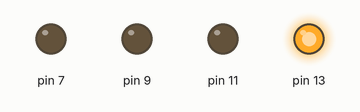
This sketch was run on a simulated Arduino Uno, built with avr-gcc and run on an emulated ATmega328P. Parts: output pins drawn as LEDs (lit = HIGH).

Above: at 0.2 s.
At 0.7 s:
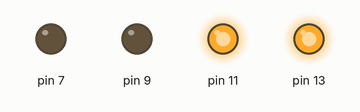
At 3.0 s:
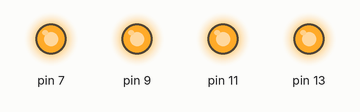
At 6.0 s:
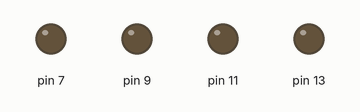
At 8.7 s:
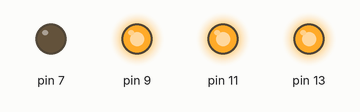
Timing chart, 0 to 9.8 s (numbered marks = the images above):
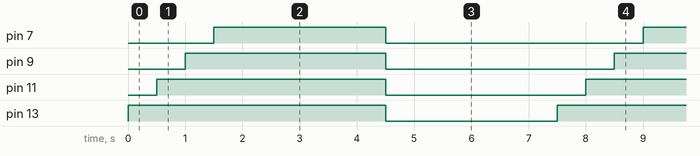

Measured:
- by itself, pin 7: alternates HIGH for 3.0 s and LOW for 4.5 s
- by itself, pin 9: alternates HIGH for 3.5 s and LOW for 4.0 s
- by itself, pin 11: alternates HIGH for 4.0 s and LOW for 3.5 s
- by itself, pin 13: alternates HIGH for 4.5 s and LOW for 3.0 s

The sketch:

sketch_jan27b.ino
```cpp
void setup() {
  pinMode(13, OUTPUT);
  pinMode(11, OUTPUT);
  pinMode(9, OUTPUT);
  pinMode(7, OUTPUT);
}

void loop() {
  digitalWrite(13, HIGH);
  delay(500);
  digitalWrite(11, HIGH);
  delay(500);
  digitalWrite(9, HIGH);
  delay(500);
  digitalWrite(7, HIGH);
  delay(3000);
  digitalWrite(13, LOW);
  digitalWrite(11, LOW);
  digitalWrite(9, LOW);
  digitalWrite(7, LOW);
  delay(3000);
}
```
